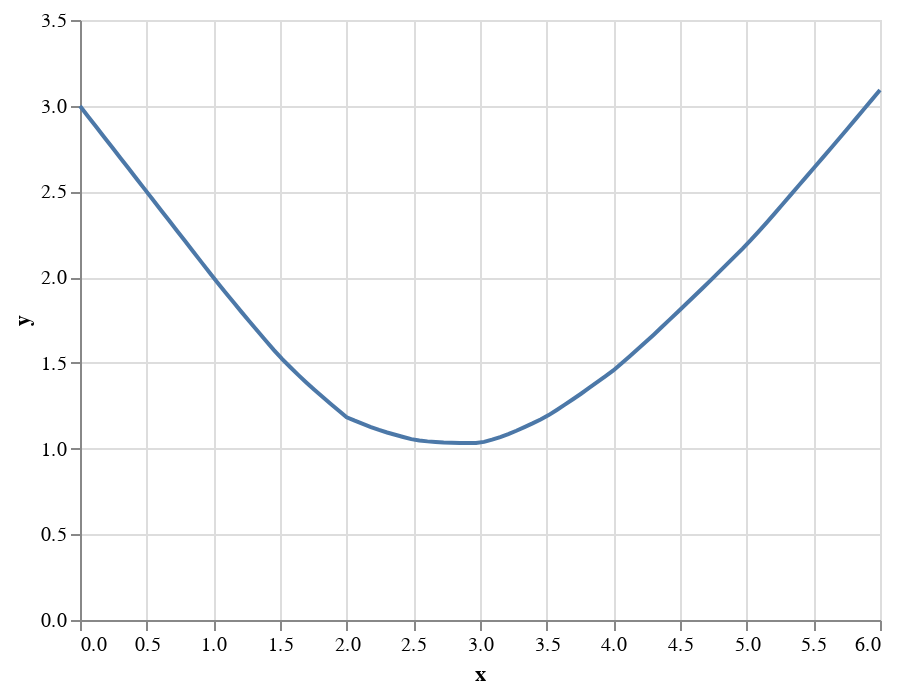

This figure's notebook cell:
### Code cell
c_values = np.linspace(0, 6, 100)
y_mean_loss = [mean_absolute_error(c_values,tips)]
df = pd.DataFrame({'x':c_values,
                   'y':y_mean_loss[0]})
alt.Chart(df).mark_line().encode(
    x='x',
    y='y')

### Figure 1 — Vega-Lite specification as saved in the notebook (floating-point values rounded to 4 significant figures)
{"config": {"view": {"continuousWidth": 400, "continuousHeight": 300}}, "data": {"name": "data-c5d1550a74c17ea2637cf84c72aad6fe"}, "mark": "line", "encoding": {"x": {"type": "quantitative", "field": "x"}, "y": {"type": "quantitative", "field": "y"}}, "$schema": "https://vega.github.io/schema/vega-lite/v4.8.1.json", "datasets": {"data-c5d1550a74c17ea2637cf84c72aad6fe": [{"x": 0.0, "y": 2.998}, {"x": 0.06061, "y": 2.938}, {"x": 0.1212, "y": 2.877}, {"x": 0.1818, "y": 2.816}, {"x": 0.2424, "y": 2.756}, {"x": 0.303, "y": 2.695}, {"x": 0.3636, "y": 2.635}, {"x": 0.4242, "y": 2.574}, {"x": 0.4848, "y": 2.513}, {"x": 0.5455, "y": 2.453}, {"x": 0.6061, "y": 2.392}, {"x": 0.6667, "y": 2.332}, {"x": 0.7273, "y": 2.271}, {"x": 0.7879, "y": 2.21}, {"x": 0.8485, "y": 2.15}, {"x": 0.9091, "y": 2.089}, {"x": 0.9697, "y": 2.029}, {"x": 1.03, "y": 1.969}, {"x": 1.091, "y": 1.911}, {"x": 1.152, "y": 1.853}, {"x": 1.212, "y": 1.796}, {"x": 1.273, "y": 1.739}, {"x": 1.333, "y": 1.684}, {"x": 1.394, "y": 1.629}, {"x": 1.455, "y": 1.575}, {"x": 1.515, "y": 1.523}, {"x": 1.576, "y": 1.476}, {"x": 1.636, "y": 1.43}, {"x": 1.697, "y": 1.386}, {"x": 1.758, "y": 1.343}, {"x": 1.818, "y": 1.302}, {"x": 1.879, "y": 1.262}, {"x": 1.939, "y": 1.222}, {"x": 2.0, "y": 1.183}, {"x": 2.061, "y": 1.163}, {"x": 2.121, "y": 1.144}, {"x": 2.182, "y": 1.126}, {"x": 2.242, "y": 1.109}, {"x": 2.303, "y": 1.094}, {"x": 2.364, "y": 1.08}, {"x": 2.424, "y": 1.068}, {"x": 2.485, "y": 1.055}, {"x": 2.545, "y": 1.047}, {"x": 2.606, "y": 1.042}, {"x": 2.667, "y": 1.038}, {"x": 2.727, "y": 1.035}, {"x": 2.788, "y": 1.033}, {"x": 2.848, "y": 1.033}, {"x": 2.909, "y": 1.032}, {"x": 2.97, "y": 1.033}, {"x": 3.03, "y": 1.039}, {"x": 3.091, "y": 1.052}, {"x": 3.152, "y": 1.067}, {"x": 3.212, "y": 1.084}, {"x": 3.273, "y": 1.104}, {"x": 3.333, "y": 1.125}, {"x": 3.394, "y": 1.147}, {"x": 3.455, "y": 1.17}, {"x": 3.515, "y": 1.195}, {"x": 3.576, "y": 1.225}, {"x": 3.636, "y": 1.256}, {"x": 3.697, "y": 1.288}, {"x": 3.758, "y": 1.32}, {"x": 3.818, "y": 1.354}, {"x": 3.879, "y": 1.387}, {"x": 3.939, "y": 1.421}, {"x": 4.0, "y": 1.456}, {"x": 4.061, "y": 1.496}, {"x": 4.121, "y": 1.537}, {"x": 4.182, "y": 1.579}, {"x": 4.242, "y": 1.621}, {"x": 4.303, "y": 1.664}, {"x": 4.364, "y": 1.709}, {"x": 4.424, "y": 1.753}, {"x": 4.485, "y": 1.798}, {"x": 4.545, "y": 1.843}, {"x": 4.606, "y": 1.888}, {"x": 4.667, "y": 1.934}, {"x": 4.727, "y": 1.979}, {"x": 4.788, "y": 2.026}, {"x": 4.848, "y": 2.073}, {"x": 4.909, "y": 2.12}, {"x": 4.97, "y": 2.166}, {"x": 5.03, "y": 2.215}, {"x": 5.091, "y": 2.267}, {"x": 5.152, "y": 2.32}, {"x": 5.212, "y": 2.374}, {"x": 5.273, "y": 2.428}, {"x": 5.333, "y": 2.483}, {"x": 5.394, "y": 2.537}, {"x": 5.455, "y": 2.592}, {"x": 5.515, "y": 2.647}, {"x": 5.576, "y": 2.701}, {"x": 5.636, "y": 2.756}, {"x": 5.697, "y": 2.812}, {"x": 5.758, "y": 2.868}, {"x": 5.818, "y": 2.923}, {"x": 5.879, "y": 2.979}, {"x": 5.939, "y": 3.035}, {"x": 6.0, "y": 3.092}]}}
